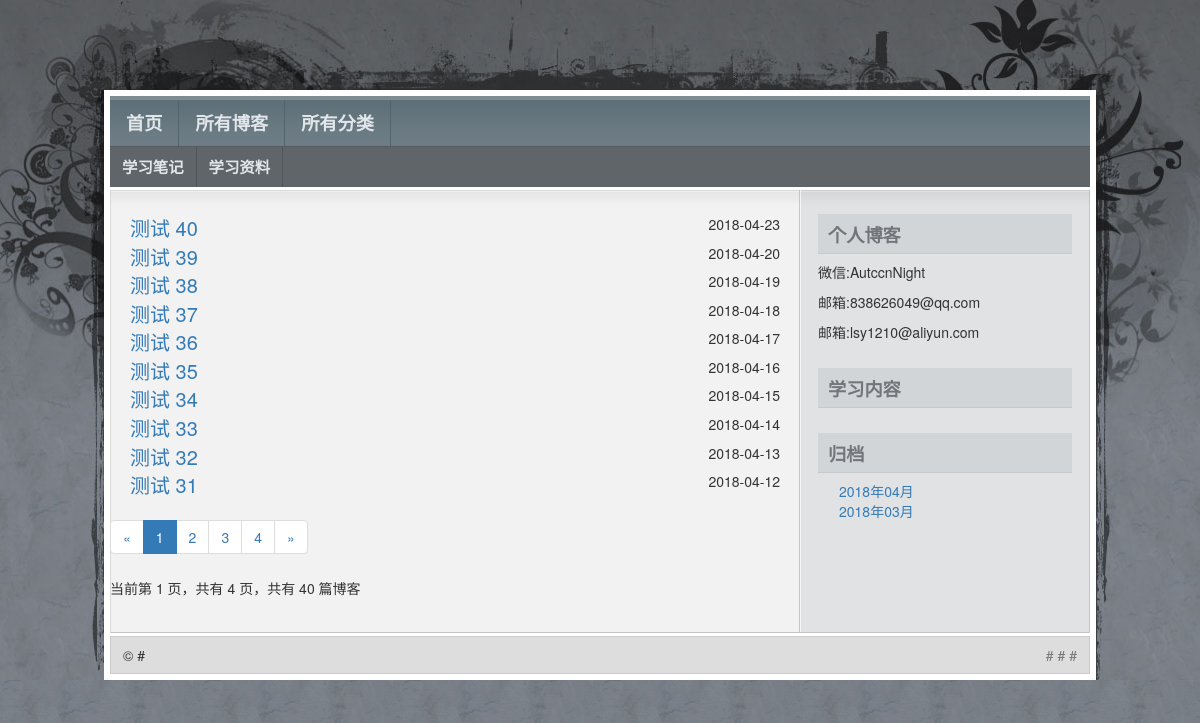
Page /blog/blog_list.html/ on the earlier database version.
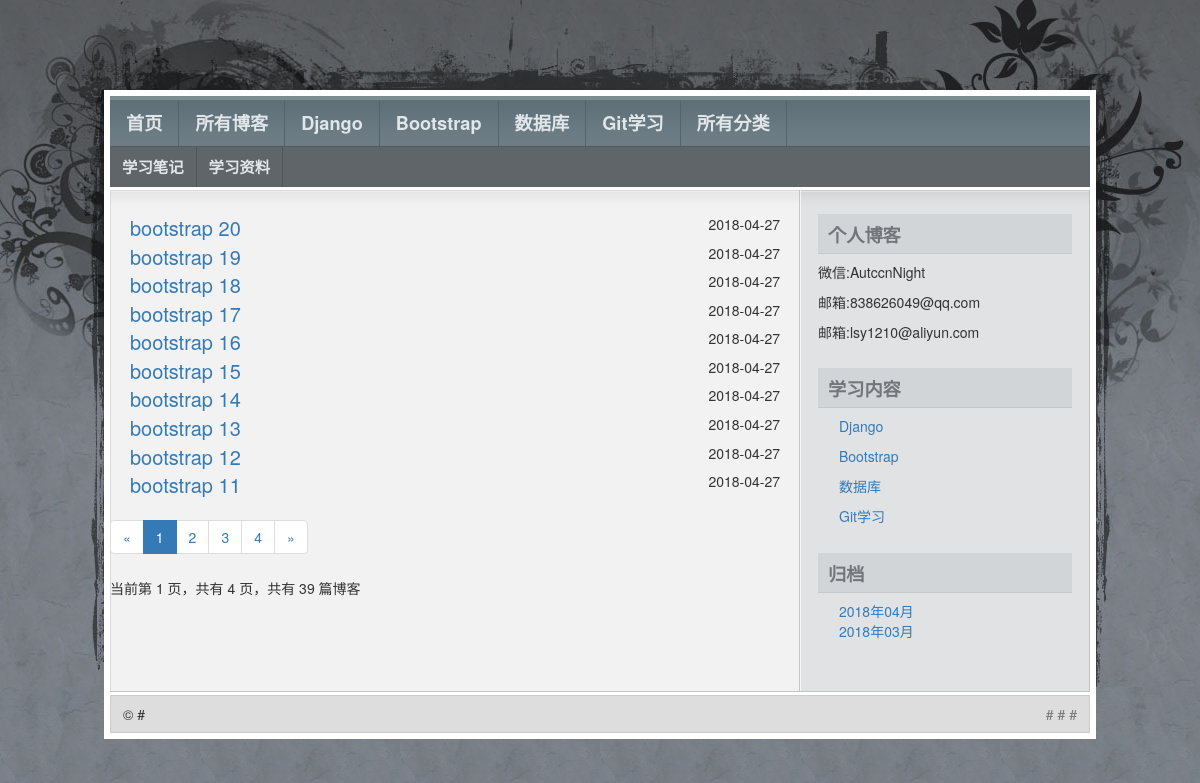
Same page on the later database version.
### blog/models.py (models this page shows, shortened)
class Blog(models.Model):
    title = models.CharField(max_length=30,verbose_name='标题')
    blog_type = models.ForeignKey(BlogType,on_delete = models.DO_NOTHING)
    content = RichTextUploadingField() #正文不限制字数
    author = models.ForeignKey(User,on_delete = models.DO_NOTHING)
    created_time = models.DateTimeField(default = timezone.now,verbose_name='创建日期')
    last_updated_time = models.DateTimeField(default = timezone.now)
    class Meta:
        verbose_name="博客表"
        verbose_name_plural=verbose_name

class BaseType(models.Model):
    type_name = models.CharField(max_length=50,verbose_name='类型名称')
    class Meta:
        verbose_name = "博客大类型"
        verbose_name_plural = verbose_name

### blog/views.py (the view)
# urls.py: path('blog_list.html/', views.blog_list, name='blog_list'),
def blog_list(request):
    all_blogs = Blog.objects.all().order_by("-created_time")
    '''分页显示'''
    pageObj, page_range = pag(request,all_blogs,10)
    '''显示归档'''
    return render(request,'blog_list.html',locals())

### blog/views.py (called while the page is built)
def gobal(request):
    base_types = BaseType.objects.all()
    ''' 获取所有的细分类'''
    all_categorys = BlogType.objects.all()
    ''
    ''' 获取大分类下的细分类'''
    ''' 获取所有的日期'''
    all_dates = Blog.objects.dates("created_time", 'month', order='DESC')
    ''' 获取所有的文章'''
    all_blogs = Blog.objects.all().order_by('-created_time')
    ''' 获取最近五篇文章'''
    recent_blogs = all_blogs[:5]
    '''dates(field, kind, order='ASC')三个参数为：字段，类型，和排序方法，ASC（正序）和DESC（倒序）'''
    all_dates = Blog.objects.dates("created_time", 'month', order='DESC')
    return locals()

### mysite/views.py (called while the page is built)
def gobal(request):
    base_types = BaseType.objects.all()
    ''' 获取所有的细分类'''
    all_categorys = BlogType.objects.all()
    ''' 获取所有的日期'''
    all_dates = Blog.objects.dates("created_time", 'month', order='DESC')
    ''' 获取所有的文章'''
    all_blogs = Blog.objects.all().order_by('-created_time')
    ''' 获取最近五篇文章'''
    recent_blogs = all_blogs[:5]
    '''dates(field, kind, order='ASC')三个参数为：字段，类型，和排序方法，ASC（正序）和DESC（倒序）'''
    all_dates = Blog.objects.dates("created_time", 'month', order='DESC')
    return locals()

### templates/blog_list.html (shortened to what this page needs)
{% extends 'index.html' %}
{% load static from staticfiles %}
{% block sub %}
    <div id="subnav">
        <ul class="tabbed">
            <li class="current_page_item"><a href="#">学习笔记</a></li>
            <li><a href="#">学习资料</a></li>
        </ul>
    </div>
{% endblock %}
{% block left %}
    <div class="left" id="content_wrapper">
        <div id="content">
            {% for blog in pageObj %}
                <div>
                    <a href="{% url 'blog:blog_post' blog.pk %}"><span class="blogtitle">{{ blog.title }}</span></a>
                    <span class="time">{{ blog.created_time|date:"Y-m-d" }}</span>
                    <br>
                </div>
            {% endfor %}
        </div>
        <div class="paginator">
            <ul class="pagination">
                <li>
                    {% if pageObj.has_previous %}
                        <a href="?page={{ pageObj.previous_page_number }}" aria-label="Previous">
                            <span aria-hidden="true">&laquo;</span>
                        </a>
                    {% else %}
                        <span aria-hidden="true">&laquo;</span>
                    {% endif %}
                </li>
                {% for page_num in page_range %}
                    {% if page_num == pageObj.number %}
                        <li class="active"><span>{{ page_num }}</span></li>
                    {% else %}
                        {% if page_num == '...' %}
                            <li><span>{{ page_num }}</span></li>
                        {% else %}
                            <li><a href="?page={{ page_num }}">{{ page_num }}</a></li>
                        {% endif %}
                    {% endif %}
                {% endfor %}
                <li>
                    {% if pageObj.has_next %}
                        <a href="?page={{ pageObj.next_page_number }}" aria-label="Next">
                            <span aria-hidden="true">&raquo;</span>
                        </a>
                    {% else %}
                        <span aria-hidden="true">&raquo;</span>
                    {% endif %}
                </li>
            </ul>
            <p>
                当前第&nbsp;{{ pageObj.number }}&nbsp;页，共有&nbsp;{{ pageObj.paginator.num_pages }}&nbsp;页，共有&nbsp;{{ pageObj.paginator.count }}&nbsp;篇博客</p>
        </div>
    </div>
{% endblock %}

### templates/index.html (shortened to what this page needs)
{% load static from staticfiles %}
<!DOCTYPE html>
<html>
<head>
    <link rel="stylesheet" type="text/css" href="{% static 'css/style.css' %}" media="screen"/>
    <link rel="stylesheet" href="https://cdn.bootcss.com/bootstrap/3.3.7/css/bootstrap.min.css"
>
</head>
<body id="top">
<div id="layout_wrapper">
    <div id="layout_wrapper2">
        <div id="layout_wrapper3">
            <div id="layout_wrapper4">
                <div id="navigation">
                    <div id="nav">
                        <ul class="tabbed">
                            <li><a href="{% url 'home' %}">首页</a></li>
                            <li> <a href="{% url 'blog:blog_list' %}">所有博客</a>
                            </li>
                            {% for base in base_types %}
                            <li><a href="{% url 'blog:base_categorys' base.pk %}">{{base.type_name}}</a></li>
                            {% endfor %}
                            <li><a href="{% url 'blog:all_categorys' %}">所有分类</a></li>
                        </ul>
                    </div>
                    {% block sub %}{% endblock %}
                </div>
                <div id="main_wrapper">
                    <div id="main">
                        {% block left %}{% endblock %}
                        <div class="right" id="sidebar_wrapper">
                            <div id="sidebar">
                                <div class="box">
                                    <div class="box_title">个人博客</div>
                                    <div class="box_content">
                                        <p>微信:AutccnNight</p>
                                        <p>邮箱:838626049@qq.com</p>
                                        <p>邮箱:lsy1210@aliyun.com</p>
                                    </div>
                                </div>
                                <div class="box">
                                    <div class="box_title">学习内容</div>
                                    <div class="box_content">
                                        {% for base in base_types%}
                                        <ul>
                                            <li><a href="{% url 'blog:base_categorys' base.pk %}">{{ base.type_name}}</a></li>
                                        </ul>
                                         {% endfor %}
                                    </div>
                                </div>
                                <div class="box">
                                    <div class="box_title">归档</div>
                                    <div class="box_content">
                                        <ul>
                                            {% for date in all_dates %}
                                                <li>
                                                    <a href="{% url 'blog:archieve_blogs' date.year date.month %}">
                                                        {{ date|date:"Y年m月" }}</a>&nbsp;&nbsp;
                                                </li>
                                            {% endfor %}
                                        </ul>
                                    </div>
                                </div>
                            </div>
                        </div>
                    </div>
                </div>
                <div id="footer">
                    <div class="left">
                        &copy; #
                    </div>
                    <div class="right">
                        <a href="#">#</a> # <a href="#">#</a>
                    </div>
                </div>
            </div>
        </div>
    </div>
</div>
</body>
</html>

Differences in the rows shown:
removed Blog: title "测试 40", created_time "2018-04-23"
removed Blog: title "测试 39", created_time "2018-04-20"
removed Blog: title "测试 38", created_time "2018-04-19"
removed Blog: title "测试 37", created_time "2018-04-18"
removed Blog: title "测试 36", created_time "2018-04-17"
removed Blog: title "测试 35", created_time "2018-04-16"
removed Blog: title "测试 34", created_time "2018-04-15"
removed Blog: title "测试 33", created_time "2018-04-14"
removed Blog: title "测试 32", created_time "2018-04-13"
removed Blog: title "测试 31", created_time "2018-04-12"
added BaseType: type_name "Django"
added BaseType: type_name "Bootstrap"
added BaseType: type_name "数据库"
added BaseType: type_name "Git学习"
added Blog: title "bootstrap 20", created_time "2018-04-27"
added Blog: title "bootstrap 19", created_time "2018-04-27"
added Blog: title "bootstrap 18", created_time "2018-04-27"
added Blog: title "bootstrap 17", created_time "2018-04-27"
added Blog: title "bootstrap 16", created_time "2018-04-27"
added Blog: title "bootstrap 15", created_time "2018-04-27"
added Blog: title "bootstrap 14", created_time "2018-04-27"
added Blog: title "bootstrap 13", created_time "2018-04-27"
added Blog: title "bootstrap 12", created_time "2018-04-27"
now on this page (row edited): Blog: title "bootstrap 11", created_time "2018-04-27"
Other differences:
{{ pageObj.paginator.count }}: "40" → "39"
